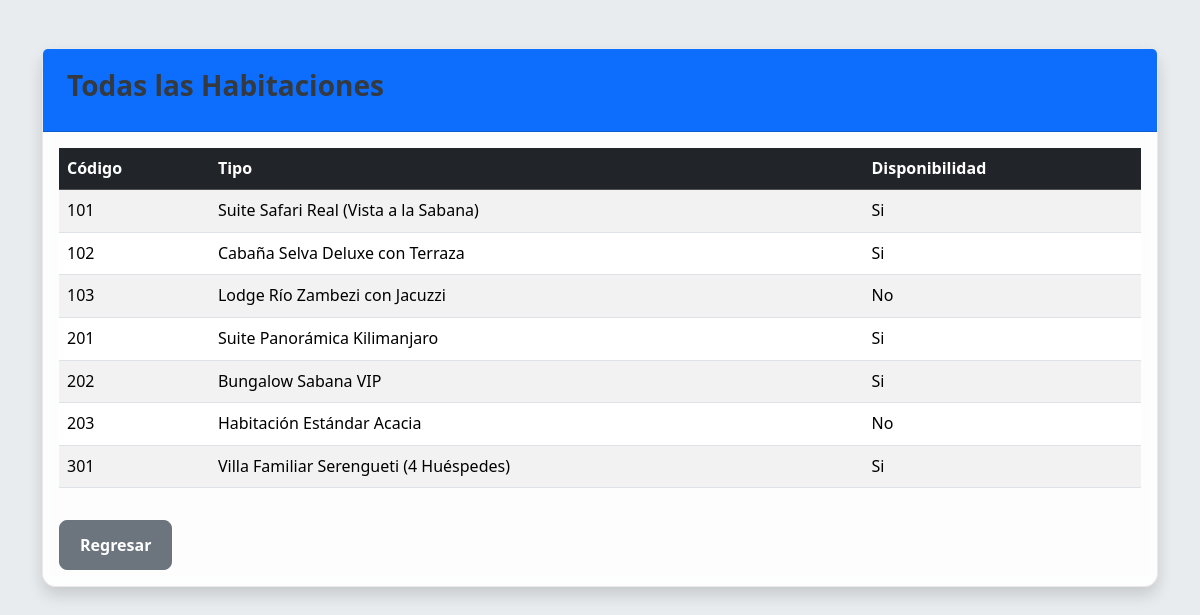
Page /api_hotel/consulta-habitaciones.php on the committed database.
### tables this page shows
CREATE TABLE `habitaciones` (
  `codigo_hab` int(11) NOT NULL,
  `tipo_hab` varchar(100) NOT NULL,
  `hab_disp` varchar(10) NOT NULL DEFAULT 'Si',
  PRIMARY KEY (`codigo_hab`)
);

### api_hotel/consulta-habitaciones.php (the view, shortened to what this page needs)
<?php
require_once 'conexion.php';
$resultados = [];
$titulo = 'Consulta de Habitaciones';
if (isset($_POST['codigo_hab']) && !empty($_POST['codigo_hab'])) {
    $codigo_buscado = $_POST['codigo_hab'];
    $titulo = "Resultados para la Habitación: " . htmlspecialchars($codigo_buscado);
    $sql = "SELECT * FROM habitaciones WHERE codigo_hab = ?";
    $stmt = $pdo->prepare($sql);
    $stmt->execute([$codigo_buscado]);
    $resultados = $stmt->fetchAll(PDO::FETCH_ASSOC);
} else {
    $titulo = 'Todas las Habitaciones';
    $sql = "SELECT * FROM habitaciones";
    $stmt = $pdo->query($sql);
    $resultados = $stmt->fetchAll(PDO::FETCH_ASSOC);
}
?>
<!DOCTYPE html>
<html lang="es">
<head>
    <link href="https://cdn.jsdelivr.net/npm/bootstrap@5.3.3/dist/css/bootstrap.min.css" rel="stylesheet">
    <link rel="stylesheet" href="../css/style.css">
</head>
<body>
    <main class="container mt-4">
        <div class="card shadow">
            <div class="card-header bg-primary text-white">
                <h3><?php echo $titulo; ?></h3>
            </div>
            <div class="card-body">
                <?php if (!empty($resultados)): ?>
                    <div class="table-responsive">
                        <table class="table table-striped table-hover">
                            <thead class="table-dark">
                                <tr>
                                    <th>Código</th>
                                    <th>Tipo</th>
                                    <th>Disponibilidad</th>
                                </tr>
                            </thead>
                            <tbody>
                                <?php foreach ($resultados as $fila): ?>
                                    <tr>
                                        <td><?php echo htmlspecialchars($fila['codigo_hab']); ?></td>
                                        <td><?php echo htmlspecialchars($fila['tipo_hab']); ?></td>
                                        <td><?php echo htmlspecialchars($fila['hab_disp']); ?></td>
                                    </tr>
                                <?php endforeach; ?>
                            </tbody>
                        </table>
                    </div>
                <?php else: ?>
                    <div class="alert alert-warning">No se encontraron resultados.</div>
                <?php endif; ?>
                <a href="../recepcion.php" class="btn btn-secondary mt-3">Regresar</a>
            </div>
        </div>
    </main>
</body>
</html>

### css/style.css (style rules this page uses)
:root { --primary-color: #007bff; --secondary-color: #6c757d; --background-light: #f8f9fa; --background-medium: #e9ecef; --text-color-dark: #343a40; --text-color-light: #ffffff; --card-bg: rgba(255, 255, 255, 0.9); --shadow-light: rgba(0, 0, 0, 0.1) 0px 4px 12px; --shadow-medium: rgba(0, 0, 0, 0.15) 0px 8px 24px; }
body { font-family: 'Segoe UI', Roboto, 'Helvetica Neue', Arial, sans-serif, "Apple Color Emoji", "Segoe UI Emoji", "Segoe UI Symbol"; background-color: var(--background-medium); color: var(--text-color-dark); line-height: 1.6; }
h1, h2, h3, h4, h5, h6 { color: var(--text-color-dark); font-weight: 600; }
a { color: var(--primary-color); text-decoration: none; transition: color 0.3s ease; }
.container { padding-top: 1.5rem; padding-bottom: 1.5rem; }
.card { border: none; border-radius: 0.75rem; background-color: var(--card-bg); backdrop-filter: blur(5px); box-shadow: var(--shadow-medium); transition: transform 0.3s ease, box-shadow 0.3s ease; }
.card-header { border-top-left-radius: 0.75rem; border-top-right-radius: 0.75rem; padding: 1.25rem 1.5rem; font-weight: 700; font-size: 1.15rem; display: flex; align-items: center; }
.btn { border-radius: 0.5rem; padding: 0.75rem 1.25rem; font-weight: 600; transition: background-color 0.3s ease, border-color 0.3s ease, transform 0.2s ease; }
.card { border-radius: 14px !important; border: 1px solid rgba(0, 0, 0, 0.08) !important; transition: transform 0.25s cubic-bezier(0.165, 0.84, 0.44, 1), box-shadow 0.25s ease !important; }

### rows in the picture
habitaciones: codigo_hab "101", tipo_hab "Suite Safari Real (Vista a la Sabana)", hab_disp "Si"
habitaciones: codigo_hab "102", tipo_hab "Cabaña Selva Deluxe con Terraza", hab_disp "Si"
habitaciones: codigo_hab "103", tipo_hab "Lodge Río Zambezi con Jacuzzi", hab_disp "No"
habitaciones: codigo_hab "201", tipo_hab "Suite Panorámica Kilimanjaro", hab_disp "Si"
habitaciones: codigo_hab "202", tipo_hab "Bungalow Sabana VIP", hab_disp "Si"
habitaciones: codigo_hab "203", tipo_hab "Habitación Estándar Acacia", hab_disp "No"
habitaciones: codigo_hab "301", tipo_hab "Villa Familiar Serengueti (4 Huéspedes)", hab_disp "Si"

### other values in the picture
$titulo "Todas las Habitaciones"
